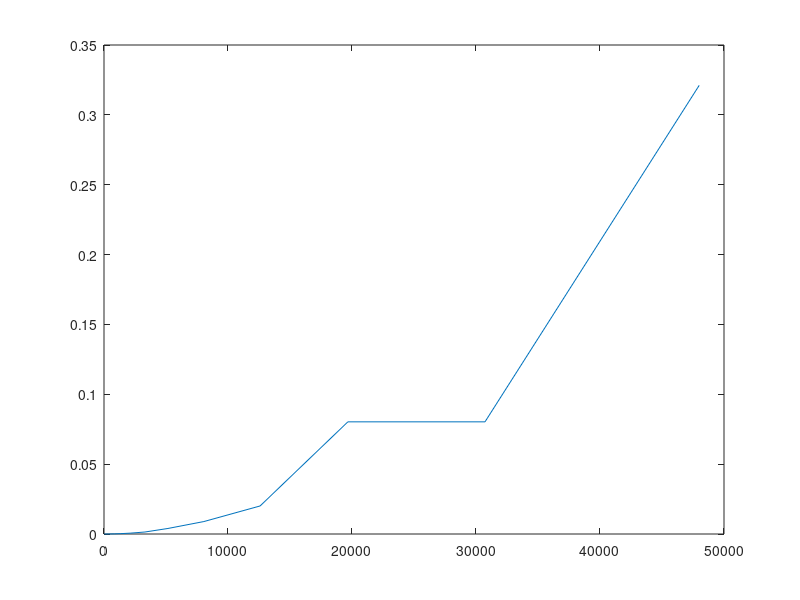

Reproduce this figure in MATLAB.
L = 17;
b = 0.17;

density_range = logspace(log10(1/10),log10(1/48000), 20);
error = zeros(size(density_range));
errav = zeros(size(density_range));
for dd = 1:length(density_range),
    fprintf('dd == %g\n', dd);
    dyedensity = density_range(dd);
    
    N = round(48000*dyedensity);
    Delta = L / N;

    l = 1:N; 

    [lmesh, mmesh] = meshgrid(l,l);

    error(dd) = L*b/3/N^2*sum(sum(1/3-1/2/L*((lmesh+mmesh)*Delta + abs(lmesh-mmesh)*Delta) + 1/2/L^2*(lmesh.^2*Delta^2 + mmesh.^2*Delta^2)));
    errav(dd) = L*b/9/N^2;
end;

plot(1./density_range, errav);
